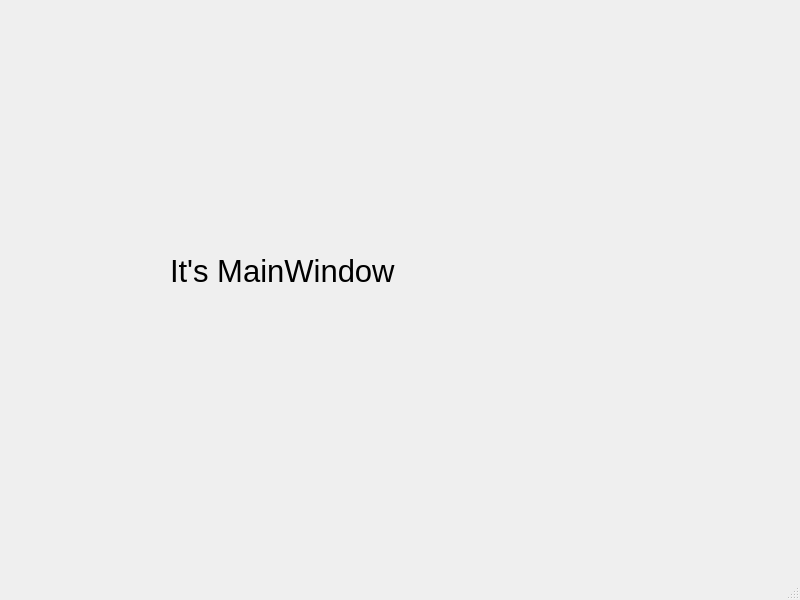
<?xml version="1.0" encoding="UTF-8"?>
<ui version="4.0">
 <class>MainWindow</class>
 <widget class="QMainWindow" name="MainWindow">
  <property name="geometry">
   <rect>
    <x>0</x>
    <y>0</y>
    <width>800</width>
    <height>600</height>
   </rect>
  </property>
  <property name="windowTitle">
   <string>MainWindow</string>
  </property>
  <widget class="QWidget" name="centralwidget">
   <widget class="QLabel" name="label">
    <property name="geometry">
     <rect>
      <x>170</x>
      <y>180</y>
      <width>411</width>
      <height>181</height>
     </rect>
    </property>
    <property name="font">
     <font>
      <pointsize>23</pointsize>
     </font>
    </property>
    <property name="text">
     <string>It's MainWindow</string>
    </property>
   </widget>
  </widget>
  <widget class="QMenuBar" name="menubar">
   <property name="geometry">
    <rect>
     <x>0</x>
     <y>0</y>
     <width>800</width>
     <height>25</height>
    </rect>
   </property>
  </widget>
  <widget class="QStatusBar" name="statusbar"/>
 </widget>
 <resources/>
 <connections/>
</ui>
